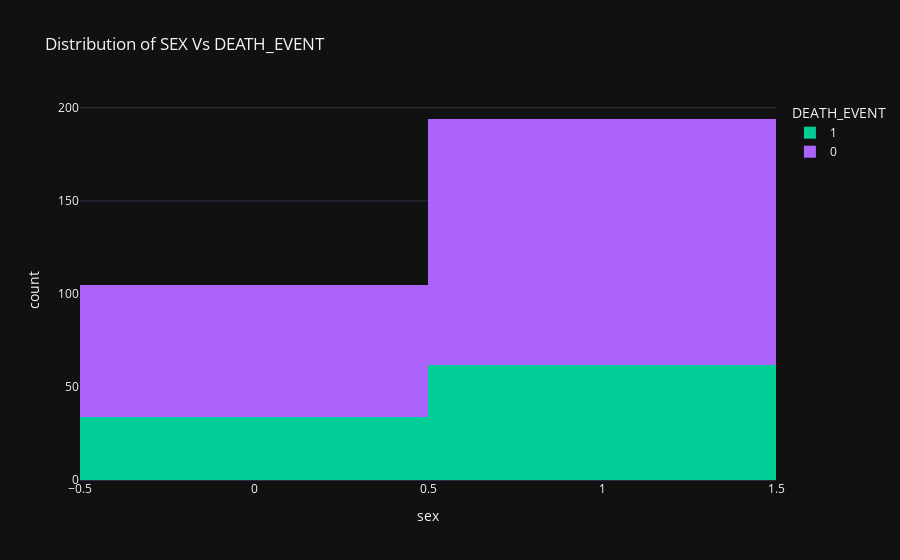

Notebook cell for this chart:
### Code cell
fig = px.histogram(newdf, x="sex", color="DEATH_EVENT", hover_data=newdf.columns, 
                   title ="Distribution of SEX Vs DEATH_EVENT", 
                   labels={"sex": "sex"},
                   template="plotly_dark",
                   color_discrete_map={"0": "RebeccaPurple", "1": "MediumPurple"}
                  )
fig.show()

### Figure 1 — Plotly figure (JSON) as saved in the notebook; plotly's stock layout.template omitted (floating-point values rounded to 4 significant figures; data arrays with more than 128 entries replaced by an {"elided": "..."} marker saying what was removed)
{"data": [{"alignmentgroup": "True", "bingroup": "x", "hovertemplate": "DEATH_EVENT=1<br>sex=%{x}<br>count=%{y}<extra></extra>", "legendgroup": "1", "marker": {"color": "#00cc96", "pattern": {"shape": ""}}, "name": "1", "offsetgroup": "1", "orientation": "v", "showlegend": true, "type": "histogram", "x": [1, 1, 1, 1, 0, 1, 1, 1, 0, 1, 1, 1, 1, 1, 1, 1, 1, 0, 0, 0, 1, 0, 1, 0, 1, 1, 1, 1, 1, 0, 1, 1, 1, 0, 0, 1, 0, 1, 0, 1, 1, 1, 1, 0, 1, 0, 0, 0, 0, 1, 1, 1, 1, 0, 1, 1, 0, 1, 0, 1, 1, 1, 1, 0, 0, 1, 0, 1, 0, 0, 1, 0, 1, 1, 1, 0, 0, 1, 0, 1, 1, 1, 1, 1, 1, 0, 0, 1, 1, 0, 0, 1, 0, 1, 1, 1], "xaxis": "x", "yaxis": "y"}, {"alignmentgroup": "True", "bingroup": "x", "hovertemplate": "DEATH_EVENT=0<br>sex=%{x}<br>count=%{y}<extra></extra>", "legendgroup": "0", "marker": {"color": "#ab63fa", "pattern": {"shape": ""}}, "name": "0", "offsetgroup": "0", "orientation": "v", "showlegend": true, "type": "histogram", "x": {"elided": "203 int values"}, "xaxis": "x", "yaxis": "y"}], "layout": {"barmode": "relative", "legend": {"title": {"text": "DEATH_EVENT"}, "tracegroupgap": 0}, "title": {"text": "Distribution of SEX Vs DEATH_EVENT"}, "xaxis": {"anchor": "y", "domain": [0, 1], "title": {"text": "sex"}}, "yaxis": {"anchor": "x", "domain": [0, 1], "title": {"text": "count"}}}}
